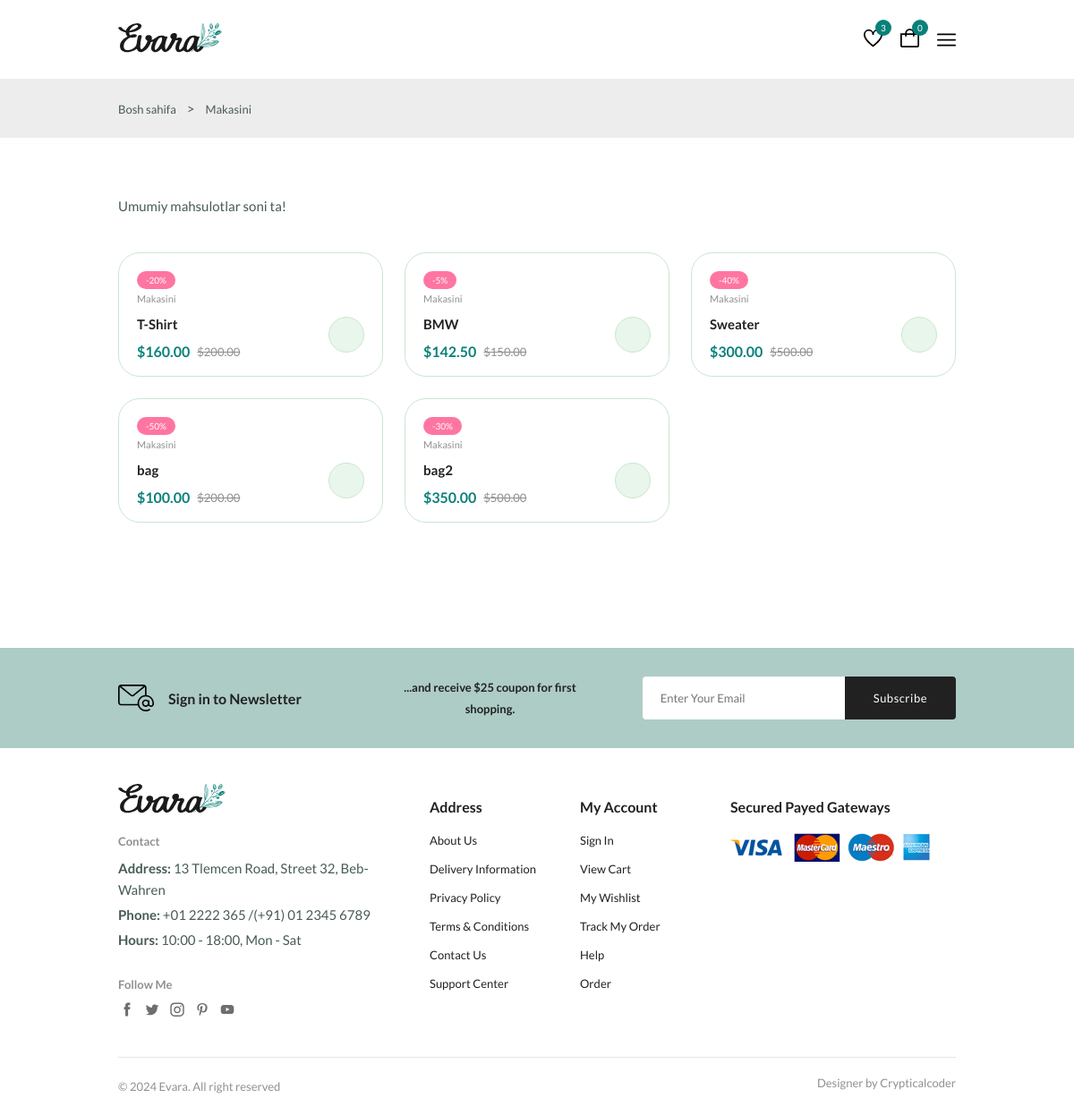
Page /category/1/ on the committed database.
### shop/models/products.py (models this page shows, shortened)
class Category(models.Model):
    name = models.CharField(max_length=100)
    image = models.ImageField(upload_to='category_images/', blank=True, null=True)

class Product(models.Model):
    name = models.CharField(max_length=200)
    description = models.TextField(null=True, blank=True)
    brand = models.CharField(max_length=100)
    price = models.DecimalField(max_digits=11, decimal_places=2)
    discount = models.PositiveBigIntegerField(default=0)
    category = models.ForeignKey(Category, on_delete=models.CASCADE, related_name='products')
    image = models.ImageField(upload_to='products/', blank=True, null=True)
    quantity = models.PositiveIntegerField(default=0)
    discount_price = models.DecimalField(max_digits=10, decimal_places=2, blank=True, null=True)

### shop/views/shop.py (the view)
# urls.py: path('category/<int:category_id>/', get_product_view_category, name='category_prod'),
def get_product_view_category(request, category_id):
    products = Product.objects.filter(category_id=category_id)
    category =  get_object_or_404(Category, id=category_id)
    data = {
        'path': category.name,
        'products': products
    }
    return render(request, "shop/category-product.html", context=data)

### shop/templates/shop/category-product.html
{% extends "base.html" %}
{% block main %}
    {% include "components/path.html" %}
    {% include "components/product-to-shop.html" %}
    {% include "components/newsletter.html" %}
{% endblock main %}

### templates/components/path.html (shortened to what this page needs)
<section class="breadcrumb">
    <ul class="breadcrumb__list flex container">
        <li><a href="{% url 'dashboard' %}" class="breadcrumb__link">Bosh sahifa</a></li>
        <li>></li>
        <li><span class="breadcrumb__link">{{path}}</span></li>
    </ul>
</section>

### templates/components/product-to-shop.html (shortened to what this page needs)
{% load static %}
<section class="products container section--lg">
  {% if products %}
        <p class="total__products">
            Umumiy mahsulotlar soni  ta!
        </p>
        <div class="products__container grid">
        {% for product in products %}
          <div class="product__item">
              <div class="product__banner">
                    <a href="details.html" class="product__images">
                    </a>
                  {% if product.discount > 0 %}
                        <div class="product__badge light-pink">-{{product.discount}}%</div>
                  {% endif %}
              </div>
                  <div class="product__content">
                    <span class="product__category">{{product.category.name}}</span>
                    <a href="details.html">
                      <h3 class="product__title">{{product.name}}</h3>
                    </a>
                    <div class="product__price flex">
                        {% if product.discount_price %}
                            <span class="new__price">${{ product.discount_price }}</span>
                            <span class="old__price">${{ product.price }}</span>
                        {% else %}
                            <span class="new__price">${{ product.price }}</span>
                        {% endif %}
                    </div>
                    <a
                      href="#"
                      class="action__btn cart__btn"
                      aria-label="Add To Cart"
                      data-product-id="{{product.id}}"
                    >
                    </a>
                </div>
            </div>
        {% endfor %}
        </div>
  {% endif %}
</section>

### rows in the picture
Category: name "Makasini"
Product: discount "20", category.name "Makasini", name "T-Shirt", discount_price "160.00", price "200.00"
Product: discount "5", category.name "Makasini", name "BMW", discount_price "142.50", price "150.00"
Product: discount "40", category.name "Makasini", name "Sweater", discount_price "300.00", price "500.00"
Product: discount "50", category.name "Makasini", name "bag", discount_price "100.00", price "200.00"
Product: discount "30", category.name "Makasini", name "bag2", discount_price "350.00", price "500.00"
